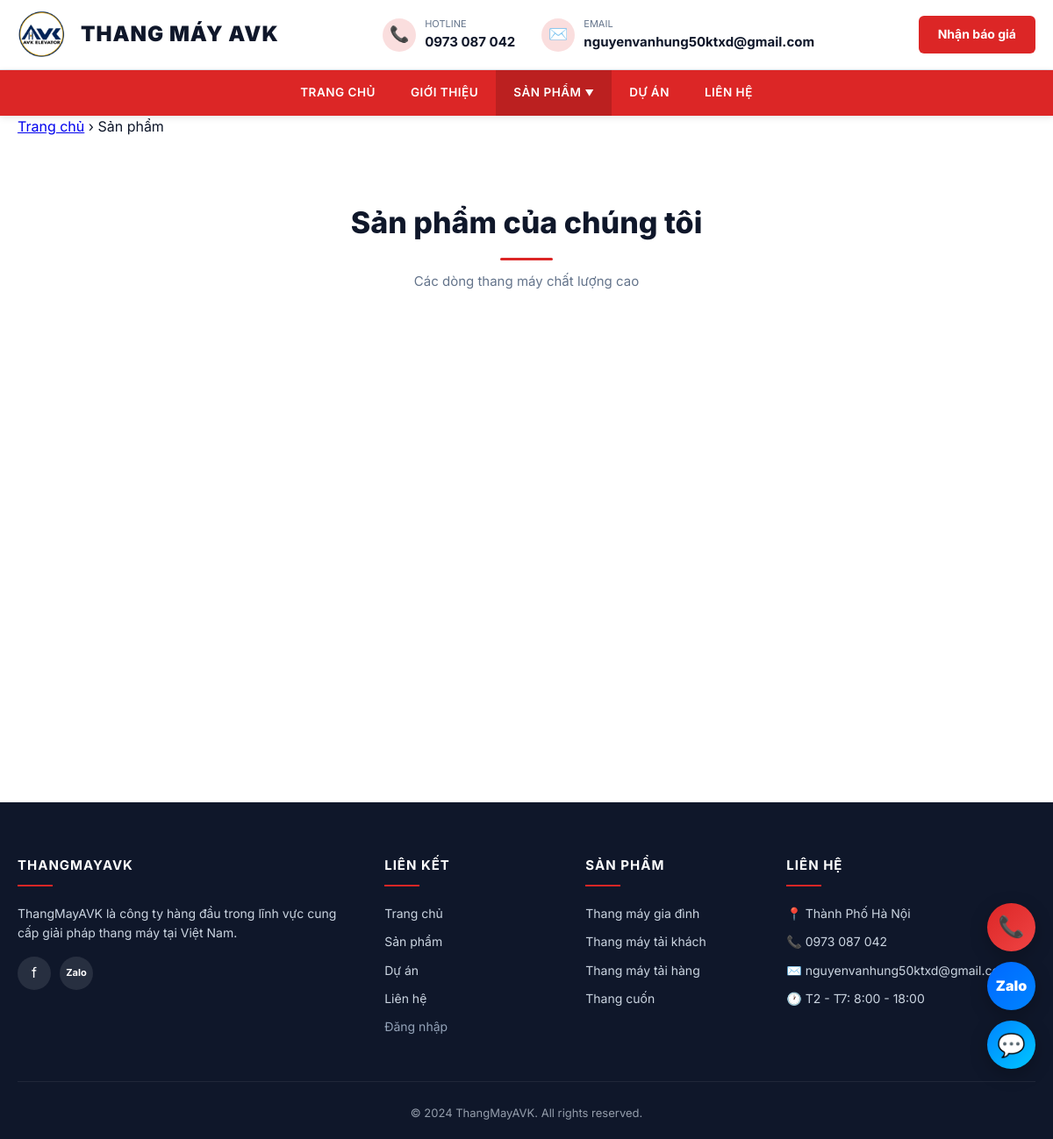
Page /products on the committed database.
### app.py (models this page shows)
class SiteContent(db.Model):
    id = db.Column(db.Integer, primary_key=True)
    key = db.Column(db.String(100), unique=True, nullable=False)
    value = db.Column(db.Text, nullable=True)

### app.py (the view)
@app.route('/products')
def products():
    return render_template('products.html', products=Product.query.all())

### app.py (called while the page is built)
def get_content(key, default=''):
    c = SiteContent.query.filter_by(key=key).first()
    return c.value if c and c.value else default

@app.context_processor
def inject_settings():
    return {'settings': get_all_settings()}

### templates/products.html (shortened to what this page needs)
{% extends "base.html" %}
{% block content %}
<div class="breadcrumb">
    <div class="container"><a href="/">Trang chủ</a> › <span>Sản phẩm</span></div>
</div>
<section class="section">
    <div class="container">
        <div class="section-header">
            <h2>Sản phẩm của chúng tôi</h2>
            <p>Các dòng thang máy chất lượng cao</p>
        </div>
        {% if products %}
        <div class="products-grid">
        </div>
        {% else %}
        <div class="empty-state">
            <p>Chưa có sản phẩm nào.
                {% if session.admin_logged_in %}<a href="/add_product">Thêm sản phẩm đầu tiên</a>{% endif %}
            </p>
        </div>
        {% endif %}
    </div>
</section>
{% endblock %}

### templates/base.html (shortened to what this page needs)
<!DOCTYPE html>
<html lang="vi">
<head>
    <link rel="stylesheet" href="{{ url_for('static', filename='css/style.css') }}">
</head>
<body class="{% if session.admin_logged_in %}is-admin{% endif %}">
    <div class="header-wrapper">
        <div class="topbar">
            <div class="container topbar-inner">
                <a href="/" class="logo-block">
                    {% if settings.logo %}
                        <img src="{{ url_for('static', filename='uploads/' + settings.logo) }}" alt="{{ settings.company_name }}">
                    {% else %}
                        <div class="logo-fallback">
                            <span class="brand-name">{{ settings.company_name }}</span>
                        </div>
                    {% endif %}
                    {% if settings.logo_text %}
                        <span class="logo-text">{{ settings.logo_text }}</span>
                    {% endif %}
                </a>
                <div class="topbar-info">
                    <div class="info-item">
                        <div class="info-icon">📞</div>
                        <div class="info-text">
                            <small>Hotline</small>
                            <strong>{{ settings.hotline }}</strong>
                        </div>
                    </div>
                    <div class="info-item">
                        <div class="info-icon">✉️</div>
                        <div class="info-text">
                            <small>Email</small>
                            <strong>{{ settings.email }}</strong>
                        </div>
                    </div>
                </div>
                <a href="/contact" class="btn-cta">{{ settings.cta_text }}</a>
            </div>
        </div>
        <nav class="main-nav">
            <div class="container nav-inner">
                <ul class="nav-menu" id="navMenu">
                    <li><a href="/" class="{% if request.path == '/' %}active{% endif %}">Trang chủ</a></li>
                    <li><a href="/#about">Giới thiệu</a></li>
                    <li class="has-dropdown">
                        <a href="/products" class="{% if '/product' in request.path %}active{% endif %}">
                            Sản phẩm <span style="font-size:10px;">▼</span>
                        </a>
                    </li>
                    <li><a href="/projects" class="{% if '/project' in request.path %}active{% endif %}">Dự án</a></li>
                    <li><a href="/contact" class="{% if '/contact' in request.path %}active{% endif %}">Liên hệ</a></li>
                </ul>
            </div>
        </nav>
    </div>
    <main>{% block content %}{% endblock %}</main>
    <div class="floating-contact">
        <a href="tel:{{ settings.hotline|replace(' ','') }}" class="float-btn float-phone" title="Gọi điện">📞</a>
        {% if settings.zalo_url %}
        <a href="{{ settings.zalo_url }}" target="_blank" class="float-btn float-zalo" title="Zalo">Zalo</a>
        {% endif %}
        {% if settings.messenger_url %}
        <a href="{{ settings.messenger_url }}" target="_blank" class="float-btn float-messenger" title="Messenger">💬</a>
        {% endif %}
    </div>
    <footer>
        <div class="container">
            <div class="footer-grid">
                <div>
                    <h4>{{ settings.company_name }}</h4>
                    <p>{{ settings.about_text[:150] }}{% if settings.about_text|length > 150 %}...{% endif %}</p>
                    <div class="footer-social">
                        {% if settings.facebook_url %}<a href="{{ settings.facebook_url }}" target="_blank">f</a>{% endif %}
                        {% if settings.zalo_url %}<a href="{{ settings.zalo_url }}" target="_blank" style="font-size:11px;font-weight:700;">Zalo</a>{% endif %}
                    </div>
                </div>
                <div>
                    <h4>Liên kết</h4>
                    <a href="/">Trang chủ</a>
                    <a href="/products">Sản phẩm</a>
                    <a href="/projects">Dự án</a>
                    <a href="/contact">Liên hệ</a>
                    {% if session.admin_logged_in %}
                        <a href="/logout" style="color:#fbbf24;margin-top:10px;display:block;">Đăng xuất ({{ session.admin_username }})</a>
                    {% else %}
                        <a href="/login" style="color:#94a3b8;margin-top:10px;display:block;">Đăng nhập</a>
                    {% endif %}
                </div>
                <div>
                    <h4>Sản phẩm</h4>
                    <a href="/products">Thang máy gia đình</a>
                    <a href="/products">Thang máy tải khách</a>
                    <a href="/products">Thang máy tải hàng</a>
                    <a href="/products">Thang cuốn</a>
                </div>
                <div>
                    <h4>Liên hệ</h4>
                    <p>📍 {{ settings.address }}</p>
                    <p>📞 {{ settings.hotline }}</p>
                    <p>✉️ {{ settings.email }}</p>
                    <p>🕐 {{ settings.working_hours }}</p>
                </div>
            </div>
            <div class="copyright">© 2024 {{ settings.company_name }}. All rights reserved.</div>
        </div>
    </footer>
</body>
</html>

### rows in the picture
SiteContent: value (picture)
SiteContent: logo_text "THANG MÁY AVK"
SiteContent: hotline "0973 087 042"
SiteContent: email "nguyenvanhung50ktxd@gmail.com"
SiteContent: cta_text "Nhận báo giá"
SiteContent: company_name "THANGMAYAVK", company_name "ThangMayAVK"
SiteContent: value "ThangMayAVK là công ty hàng đầu trong lĩnh vực cung cấp giải pháp thang máy tại Việt Nam."
SiteContent: address "Thành Phố Hà Nội"
SiteContent: working_hours "T2 - T7: 8:00 - 18:00"
